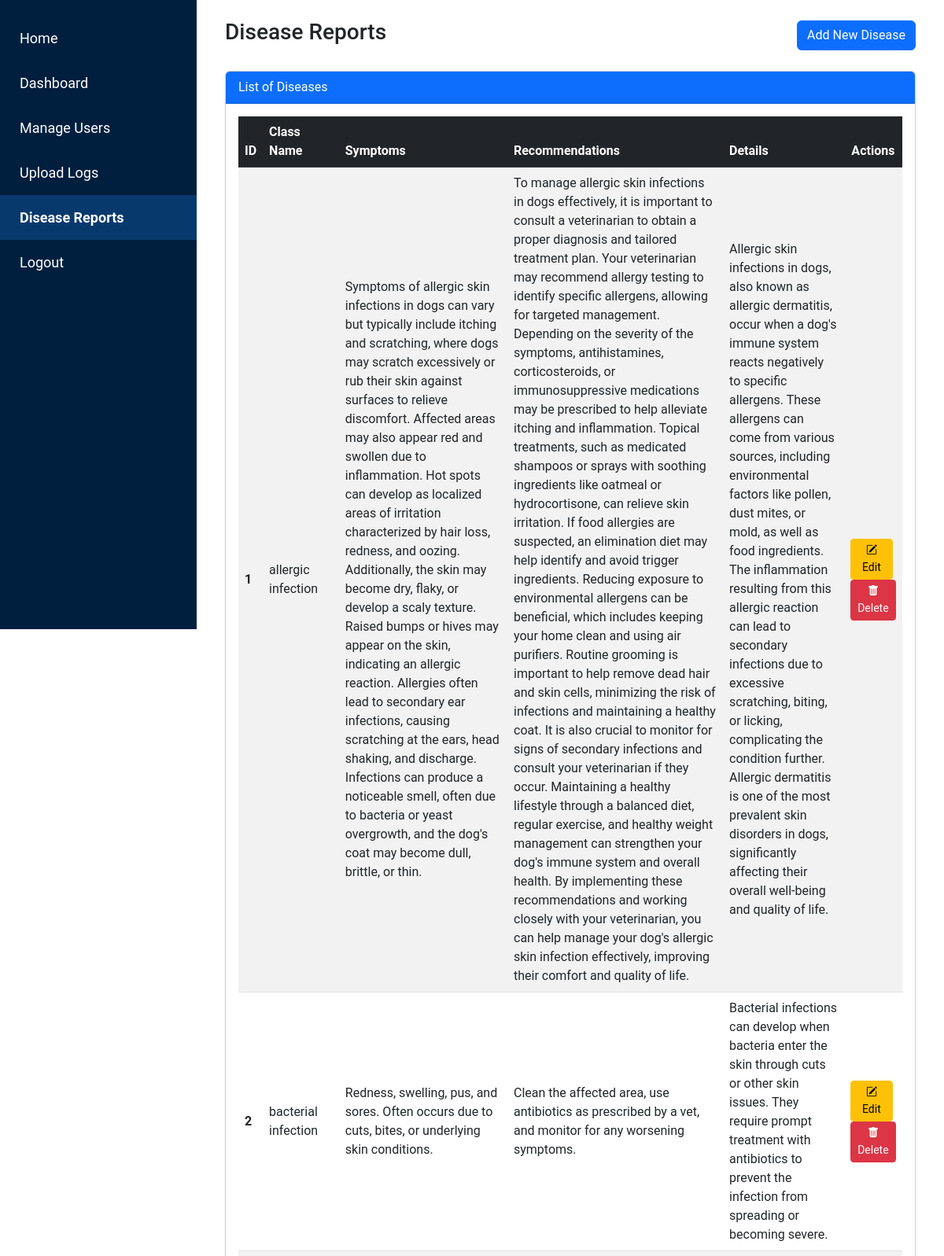
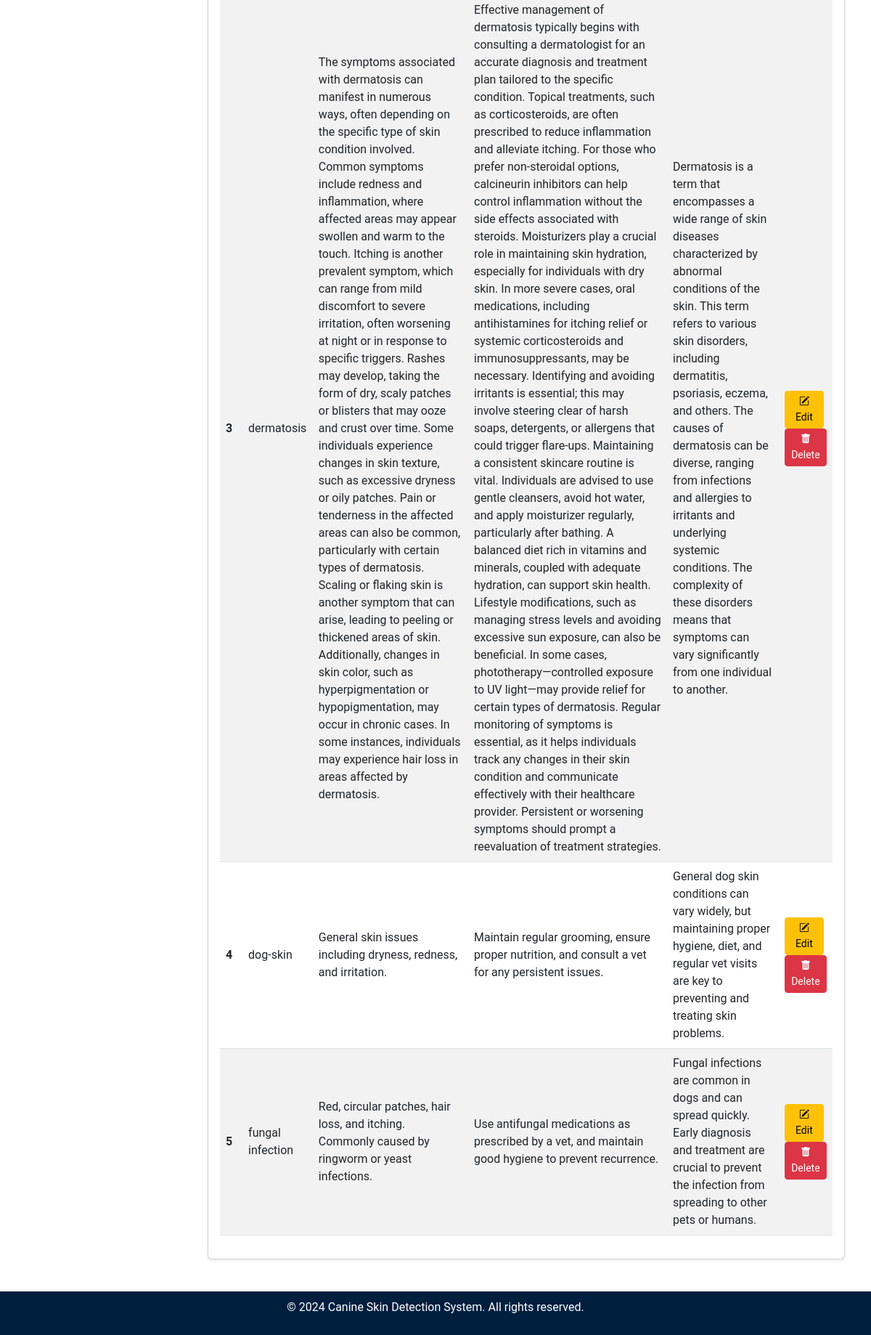
Screenshot of /admin/disease_reports with the database file from the repository (2 pictures, top to bottom).
### tables this page shows
CREATE TABLE diseases (
    disease_id INTEGER PRIMARY KEY AUTOINCREMENT,
    class_name TEXT UNIQUE NOT NULL,
    symptoms TEXT NOT NULL,
    recommendations TEXT NOT NULL,
    details TEXT NOT NULL
);

### admin.py (the view)
@admin.route('/disease_reports')
def disease_reports():
    conn = get_db_connection()
    diseases = conn.execute('SELECT * FROM diseases').fetchall()
    conn.close()
    return render_template('admin/disease_reports.html', diseases=diseases)

### db.py (called while the page is built)
def get_db_connection():
    conn = sqlite3.connect('site.db')
    conn.row_factory = sqlite3.Row  # Allows accessing rows as dictionaries
    return conn

### templates/admin/disease_reports.html (shortened to what this page needs)
<!DOCTYPE html>
<html lang="en">
<head>
    <link href="https://cdn.jsdelivr.net/npm/bootstrap@5.3.0-alpha1/dist/css/bootstrap.min.css" rel="stylesheet">
    <link rel="stylesheet" href="{{ url_for('static', filename='css/admin_styles.css') }}">
    <link href="https://cdnjs.cloudflare.com/ajax/libs/bootstrap-icons/1.8.1/font/bootstrap-icons.min.css" rel="stylesheet">
</head>
<body>
    {% include 'partials/admin_sidebar.html' %}
    <div class="content p-4">
        <div class="container-fluid">
            <div class="d-flex justify-content-between align-items-center mb-4">
                <h1 class="h3">Disease Reports</h1>
                <a href="{{ url_for('admin.add_disease') }}" class="btn btn-primary">Add New Disease</a>
            </div>
            <div class="card shadow-sm">
                <div class="card-header bg-primary text-white">
                    List of Diseases
                </div>
                <div class="card-body">
                    <table class="table table-hover table-striped align-middle">
                        <thead class="table-dark">
                            <tr>
                                <th scope="col">ID</th>
                                <th scope="col">Class Name</th>
                                <th scope="col">Symptoms</th>
                                <th scope="col">Recommendations</th>
                                <th scope="col">Details</th>
                                <th scope="col" class="text-center">Actions</th>
                            </tr>
                        </thead>
                        <tbody>
                            {% for disease in diseases %}
                            <tr>
                                <th scope="row">{{ disease.disease_id }}</th>
                                <td>{{ disease.class_name }}</td>
                                <td>{{ disease.symptoms }}</td>
                                <td>{{ disease.recommendations }}</td>
                                <td>{{ disease.details }}</td>
                                <td class="text-center">
                                    <a href="{{ url_for('admin.edit_disease', disease_id=disease.disease_id) }}" class="btn btn-sm btn-warning me-1" title="Edit Disease" data-bs-toggle="tooltip" data-bs-placement="top">
                                        <i class="bi bi-pencil-square"></i> Edit
                                    </a>
                                    <form action="{{ url_for('admin.delete_disease', disease_id=disease.disease_id) }}" method="POST" class="d-inline-block" onsubmit="return confirm('Are you sure you want to delete this disease?');">
                                        <button type="submit" class="btn btn-sm btn-danger" title="Delete Disease" data-bs-toggle="tooltip" data-bs-placement="top">
                                            <i class="bi bi-trash-fill"></i> Delete
                                        </button>
                                    </form>
                                </td>
                            </tr>
                            {% endfor %}
                        </tbody>
                    </table>
                </div>
            </div>
        </div>
    </div>
    {% include 'partials/footer_admin.html' %}
</body>
</html>

### static/css/admin_styles.css (style rules this page uses)
html,body { font-family: 'Roboto', sans-serif; height: 100%; margin: 0; }
.card { margin-bottom: 20px; }
.content { margin-left: 250px; padding: 20px; flex: 1; }
.card-body { position: relative; z-index: 1; }

### rows the page displays
diseases: disease_id "1", class_name "allergic infection", symptoms "Symptoms of allergic skin infections in dogs can vary but typically include itching and scratching, where dogs may scratch excessively or rub their skin against surfaces to relieve discomfort. Affected areas may also appear red and swollen due to inflammation. Hot spots can develop as localized areas of irritation characterized by hair loss, redness, and oozing. Additionally, the skin may become dry, flaky, or develop a scaly texture. Raised bumps or hives may appear on the skin, indicating an allergic reaction. Allergies often lead to secondary ear infections, causing scratching at the ears, head shaking, and discharge. Infections can produce a noticeable smell, often due to bacteria or…", recommendations "To manage allergic skin infections in dogs effectively, it is important to consult a veterinarian to obtain a proper diagnosis and tailored treatment plan. Your veterinarian may recommend allergy testing to identify specific allergens, allowing for targeted management. Depending on the severity of the symptoms, antihistamines, corticosteroids, or immunosuppressive medications may be prescribed to help alleviate itching and inflammation. Topical treatments, such as medicated shampoos or sprays with soothing ingredients like oatmeal or hydrocortisone, can relieve skin irritation. If food allergies are suspected, an elimination diet may help identify and avoid trigger ingredients. Reducing…", details "Allergic skin infections in dogs, also known as allergic dermatitis, occur when a dog's immune system reacts negatively to specific allergens. These allergens can come from various sources, including environmental factors like pollen, dust mites, or mold, as well as food ingredients. The inflammation resulting from this allergic reaction can lead to secondary infections due to excessive scratching, biting, or licking, complicating the condition further. Allergic dermatitis is one of the most prevalent skin disorders in dogs, significantly affecting their overall well-being and quality of life."
diseases: disease_id "2", class_name "bacterial infection", symptoms "Redness, swelling, pus, and sores. Often occurs due to cuts, bites, or underlying skin conditions.", recommendations "Clean the affected area, use antibiotics as prescribed by a vet, and monitor for any worsening symptoms.", details "Bacterial infections can develop when bacteria enter the skin through cuts or other skin issues. They require prompt treatment with antibiotics to prevent the infection from spreading or becoming severe."
diseases: disease_id "3", class_name "dermatosis", symptoms "The symptoms associated with dermatosis can manifest in numerous ways, often depending on the specific type of skin condition involved. Common symptoms include redness and inflammation, where affected areas may appear swollen and warm to the touch. Itching is another prevalent symptom, which can range from mild discomfort to severe irritation, often worsening at night or in response to specific triggers. Rashes may develop, taking the form of dry, scaly patches or blisters that may ooze and crust over time. Some individuals experience changes in skin texture, such as excessive dryness or oily patches. Pain or tenderness in the affected areas can also be common, particularly with certain…", recommendations "Effective management of dermatosis typically begins with consulting a dermatologist for an accurate diagnosis and treatment plan tailored to the specific condition. Topical treatments, such as corticosteroids, are often prescribed to reduce inflammation and alleviate itching. For those who prefer non-steroidal options, calcineurin inhibitors can help control inflammation without the side effects associated with steroids. Moisturizers play a crucial role in maintaining skin hydration, especially for individuals with dry skin. In more severe cases, oral medications, including antihistamines for itching relief or systemic corticosteroids and immunosuppressants, may be necessary. Identifying…", details "Dermatosis is a term that encompasses a wide range of skin diseases characterized by abnormal conditions of the skin. This term refers to various skin disorders, including dermatitis, psoriasis, eczema, and others. The causes of dermatosis can be diverse, ranging from infections and allergies to irritants and underlying systemic conditions. The complexity of these disorders means that symptoms can vary significantly from one individual to another."
diseases: disease_id "4", class_name "dog-skin", symptoms "General skin issues including dryness, redness, and irritation.", recommendations "Maintain regular grooming, ensure proper nutrition, and consult a vet for any persistent issues.", details "General dog skin conditions can vary widely, but maintaining proper hygiene, diet, and regular vet visits are key to preventing and treating skin problems."
diseases: disease_id "5", class_name "fungal infection", symptoms "Red, circular patches, hair loss, and itching. Commonly caused by ringworm or yeast infections.", recommendations "Use antifungal medications as prescribed by a vet, and maintain good hygiene to prevent recurrence.", details "Fungal infections are common in dogs and can spread quickly. Early diagnosis and treatment are crucial to prevent the infection from spreading to other pets or humans."
